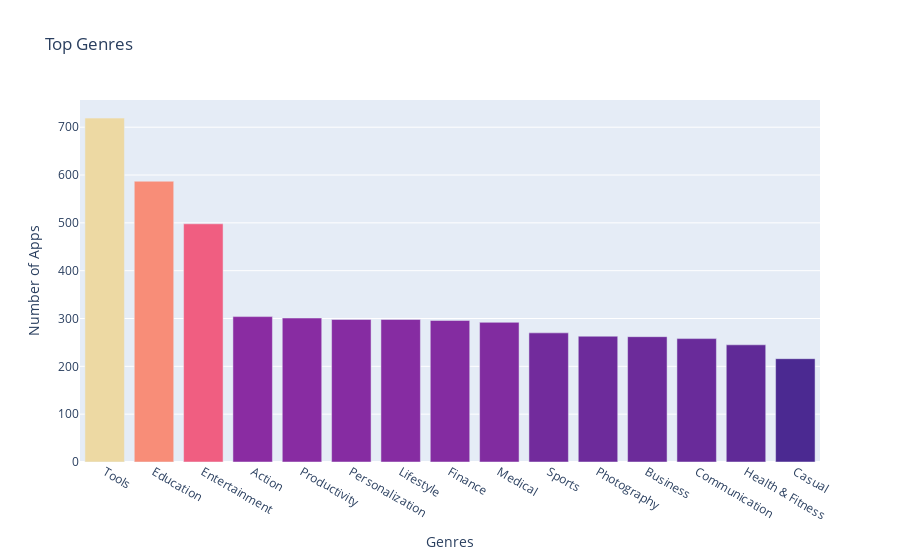

This figure's notebook cell:
### Code cell
plot = px.bar(stack_genres, x=stack_genres.index, y=stack_genres.values, color=stack_genres.values, 
              color_continuous_scale='Agsunset', title='Top Genres', hover_name=stack_genres.index)
plot.update_layout(xaxis_title='Genres', yaxis_title='Number of Apps', coloraxis_showscale=False) #eliminate the labels 
plot.show()

### Figure 1 — Plotly figure (JSON) as saved in the notebook; plotly's stock layout.template omitted (floating-point values rounded to 4 significant figures)
{"data": [{"alignmentgroup": "True", "hovertemplate": "<b>%{hovertext}</b><br><br>index=%{x}<br>y=%{y}<br>color=%{marker.color}<extra></extra>", "hovertext": ["Tools", "Education", "Entertainment", "Action", "Productivity", "Personalization", "Lifestyle", "Finance", "Medical", "Sports", "Photography", "Business", "Communication", "Health & Fitness", "Casual"], "legendgroup": "", "marker": {"color": [719, 587, 498, 304, 301, 298, 298, 296, 292, 270, 263, 262, 258, 245, 216], "coloraxis": "coloraxis", "pattern": {"shape": ""}}, "name": "", "offsetgroup": "", "orientation": "v", "showlegend": false, "textposition": "auto", "type": "bar", "x": ["Tools", "Education", "Entertainment", "Action", "Productivity", "Personalization", "Lifestyle", "Finance", "Medical", "Sports", "Photography", "Business", "Communication", "Health & Fitness", "Casual"], "xaxis": "x", "y": [719, 587, 498, 304, 301, 298, 298, 296, 292, 270, 263, 262, 258, 245, 216], "yaxis": "y"}], "layout": {"autosize": true, "barmode": "relative", "coloraxis": {"colorbar": {"title": {"text": "color"}}, "colorscale": [[0, "rgb(75, 41, 145)"], [0.1667, "rgb(135, 44, 162)"], [0.3333, "rgb(192, 54, 157)"], [0.5, "rgb(234, 79, 136)"], [0.6667, "rgb(250, 120, 118)"], [0.8333, "rgb(246, 169, 122)"], [1, "rgb(237, 217, 163)"]], "showscale": false}, "legend": {"tracegroupgap": 0}, "title": {"text": "Top Genres"}, "xaxis": {"anchor": "y", "autorange": true, "domain": [0, 1], "range": [-0.5, 14.5], "title": {"text": "Genres"}, "type": "category"}, "yaxis": {"anchor": "x", "autorange": true, "domain": [0, 1], "range": [0, 756.8], "title": {"text": "Number of Apps"}, "type": "linear"}}}
